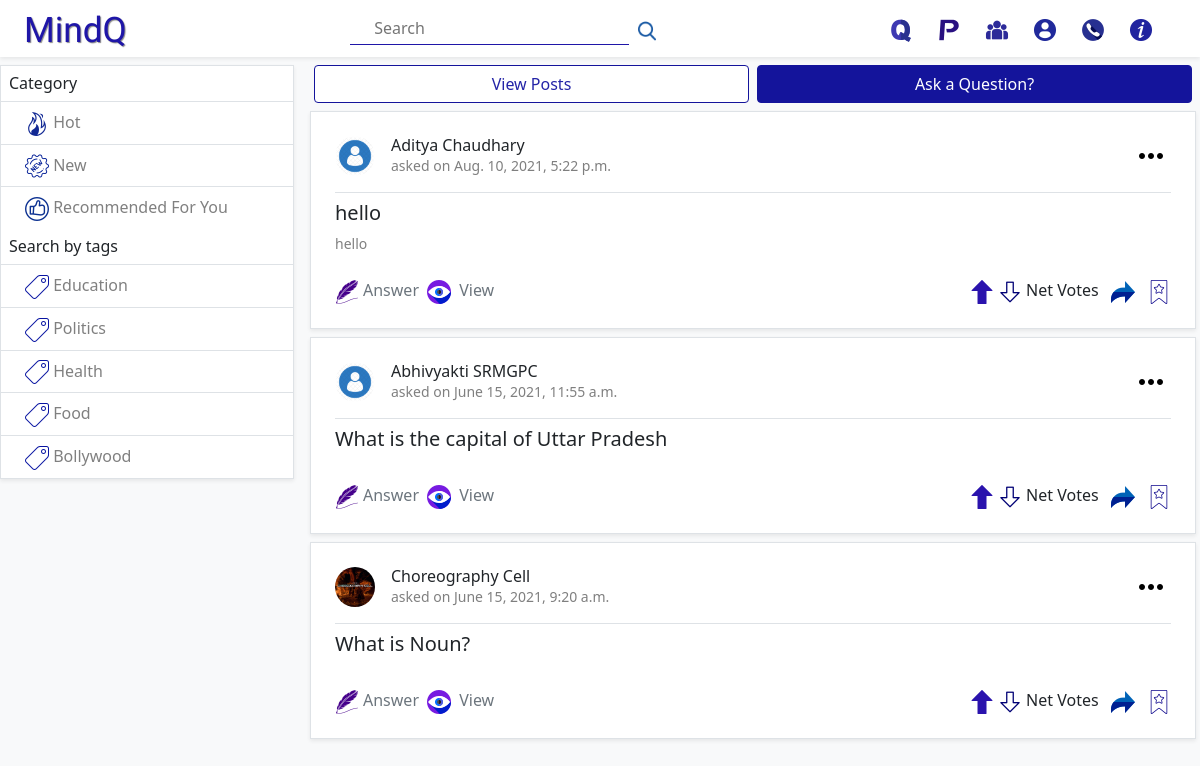
The page /QnA on the database its author committed.
### qna/models.py (models this page shows, shortened)
class Question(models.Model):
    key = models.AutoField(primary_key=True)
    user = models.ForeignKey(User,on_delete=models.CASCADE,related_name="QUser")
    title = models.CharField(max_length=300,blank=False)
    description = models.TextField(blank=True)
    url = ListTextField(base_field=CharField(max_length=300,blank=True),size=10,blank=True,default='')
    tags = models.ManyToManyField("Tag",related_name="QTag")
    created_on = models.DateTimeField(auto_now_add=True)
    upvote = models.ManyToManyField(User,related_name="QUpVote")
    downvote = models.ManyToManyField(User,related_name="QDownVote")
    slug = models.SlugField(max_length=300,default="set-some-slug-bro")
    def set_slug(self):
        self.slug=slugify(self.title)
        self.save()
        return

### user_profile/models.py (models this page shows, shortened)
class Profile(models.Model):
    key = models.AutoField(primary_key=True)
    user = models.OneToOneField(User,on_delete=models.CASCADE,blank=True)
    name = models.CharField(max_length=50,null=True)
    job = models.CharField(max_length=100,null=True,default='___',blank=True)
    bio = models.CharField(max_length=500,null=True)
    followers = models.ManyToManyField(User, related_name='followers_ofUser')
    following = models.ManyToManyField(User, related_name='following_ofUser')
    account_created = models.DateField(auto_now_add=True)
    profile_image = models.ImageField(upload_to='user_profile',default='user_profile/default_profile2.png')
    def __str__(self):
        return(self.name)

### qna/views.py (the view)
# urls.py: path('QnA',views.questions,name='questions'),
def questions(request):
    context={}
    qs=Question.objects.all().order_by('-created_on')
    for i in range(len(qs)):
        qs[i].set_slug()
        print(qs[i].slug)
    voteup=[]
    for i in range(len(qs)):
        djshf=0
    context['qs']=qs
    return render(request,'index.html',context)

### templates/index.html (shortened to what this page needs)
{% extends 'qna/base.html' %}
{% load static %}
{% block title %}
<link rel="stylesheet" href="{% static 'index.css' %}">
{% endblock %}
{% block content %}
    <div class="row">
        <div class="col-lg-3 col-12 d-lg-block d-none pe-0" id="categoryBox">
            <div class="my-2 d-flex flex-column justify-content-start bg-white shadow-sm border">
                <div class="d-flex flex-column">
                    <h6 class="my-0 p-2">Category</h6>
                    <a href="" class="px-4 py-2 text-decoration-none border-top tags"><img src="{% static 'tag_images/trend.png' %}"
                            alt=""> Hot</a>
                    <a href="" class="px-4 py-2 text-decoration-none border-top tags"><img src="{% static 'tag_images/new.png' %}" alt="">
                        New</a>
                    <a href="" class="px-4 py-2 text-decoration-none border-top tags"><img src="{% static 'tag_images/recommend.png' %}"
                            alt=""> Recommended For You</a>
                </div>
                <div class="d-flex flex-column">
                    <h6 class="my-0 p-2">Search by tags</h6>
                    <a href="" class="px-4 py-2 text-decoration-none border-top tags"><img src="{% static 'tag_images/tag.png' %}" alt="">
                        Education</a>
                    <a href="" class="px-4 py-2 text-decoration-none border-top tags"><img src="{% static 'tag_images/tag.png' %}" alt="">
                        Politics</a>
                    <a href="" class="px-4 py-2 text-decoration-none border-top tags"><img src="{% static 'tag_images/tag.png' %}" alt="">
                        Health</a>
                    <a href="" class="px-4 py-2 text-decoration-none border-top tags"><img src="{% static 'tag_images/tag.png' %}" alt="">
                        Food</a>
                    <a href="" class="px-4 py-2 text-decoration-none border-top tags"><img src="{% static 'tag_images/tag.png' %}" alt="">
                        Bollywood</a>
                </div>
            </div>
        </div>
        <div class="col-lg-9 col-12 px-0">
            <div class="row mx-3">
                <div class="col-md-6 px-1">
                    <div class="d-grid gap-2 mt-2">
                        <a href="{% url 'posts' %}" class="btn" type="button" id="button1">View Posts</a>
                    </div>
                </div>
                <div class="col-md-6 px-1">
                    <div class="d-grid gap-2 mt-2">
                        <button class="btn" type="button" id="button2" data-bs-toggle="modal" data-bs-target="#staticBackdrop">Ask a Question?</button>
                    </div>
                </div>
            </div>
            {% for q in qs %}
            <div class="mt-2 border d-flex flex-column p-3 p-lg-4 mx-lg-3 mx-4 shadow-sm bg-white">
                <div class="d-flex justify-content-between">
                    <div class="d-flex">
                        <img src="{{ q.user.profile.profile_image.url }}" alt="" height="40px" width="40px" class='rounded rounded-circle'>
                        <div class='d-flex flex-column ms-3 align-items-start'>
                            <h6 class="my-0">{{ q.user.profile }} </h6>
                            <small class="my-0 py-0 text-black-50">asked on {{ q.created_on}}</small>
                        </div>
                    </div>
                    <div>
                        <img src="images/menu.png" alt="" class='m-2'>
                    </div>
                </div>
                <h5 class="mt-3 mb-0 pt-2 border-top">{{ q.title }} </h5>
                <small class="text-black-50 mt-2">{{q.description}}</small>
                <p class="my-0 pt-2 text-secondary">{{ q. }}</p>
                <div class="d-flex justify-content-between mt-2" id="1">
                    <div class="d-flex justify-content-lg-start pt-2">
                        <a class="text-secondary text-decoration-none" id="myAnswerBox" onclick="myFunction({{ q.key }})"><img
                                src="{% static 'images/question/write.png' %}" alt="write"><span class="ms-1 me-2">Answer</span></a>
                        <a href="{% url 'question' pk=q.slug %}" class="text-secondary text-decoration-none"><img src="{% static 'images/question/eye2.png' %}" alt=""><span
                                class="ms-1 me-2"> View</span></a>
                    </div>
                    <div class="d-flex pt-2 vote{{q.key}}" id='votes{{ q.key }}'>
                        <form>
                            <img class="{{q.key}}vote-up selected" src="{% static 'images/question/upvote-on.png' %}" title="Vote UP Button" />
                            <img class="{{q.key}}vote-down" src="{% static 'images/question/downarrow.png' %}" title=" Vote down Button " />
                            <span id='{{q.key}}hell'>Net Votes  </span>
                        <a href="" class="ms-2 ms-lg-2"><img src="{% static 'images/question/share.png' %}" alt="share"></a>
                        <a href="" class="ms-2 ms-lg-2"><img src="{% static 'images/question/bookmark.png' %}" alt="bookmark"></a>
                        </form>
                    </div>
                </div>
            </div>
            {% endfor %}
{% endblock %}

### static/index.css (style rules this page uses)
#button1 { border: 1px solid rgb(20, 20, 155); color: rgb(36, 36, 167); background-color: white; }
#button2 { border: 1px solid rgb(20, 20, 155); color: white; background-color: rgb(20, 20, 155); }
.tags { color: grey; }
a { cursor: pointer; }

### rows shown on the page
Question: user.profile.profile_image (placeholder picture), user.profile "Aditya Chaudhary", created_on "Aug. 10, 2021, 5:22 p.m.", title "hello", description "hello"
Question: user.profile.profile_image (placeholder picture), user.profile "Abhivyakti SRMGPC", created_on "June 15, 2021, 11:55 a.m.", title "What is the capital of Uttar Pradesh"
Question: user.profile.profile_image (picture), user.profile "Choreography Cell", created_on "June 15, 2021, 9:20 a.m.", title "What is Noun?"
